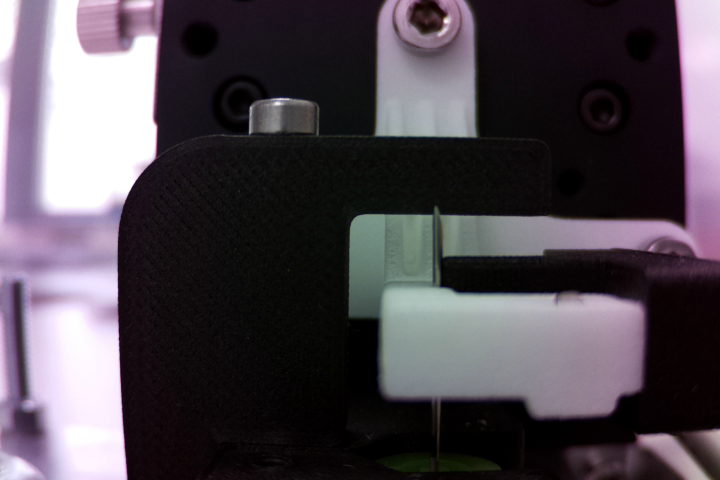
#> input picture test_camera/Image_screenshot_08.04.2020.png, 720 x 480 px
$ python test_draw_contour.py --image Image_screenshot_08.04.2020.png
#> lines starting #> are read from the running program, lines starting #| are printed output that depends on the picture; after the words box and inside, x2 and y2 are one past the last pixel; in counts of white or black regions, pixels touching at a corner belong together
# USAGE
# python test_draw_contour.py --image 'Image_screenshot_08.04.2020.png'

# import the necessary packages
import argparse
import imutils
import cv2

# construct the argument parse and parse the arguments
ap = argparse.ArgumentParser()
ap.add_argument("-i", "--image", required=True,
    help="path to the input image")
args = vars(ap.parse_args())

# load the image, convert it to grayscale, blur it slightly,
# and threshold it
image = cv2.imread(args["image"])
#> image is the input picture: shape (480, 720, 3); mean B, G, R 79.7, 71.9, 79.3
gray = cv2.cvtColor(image, cv2.COLOR_BGR2GRAY)
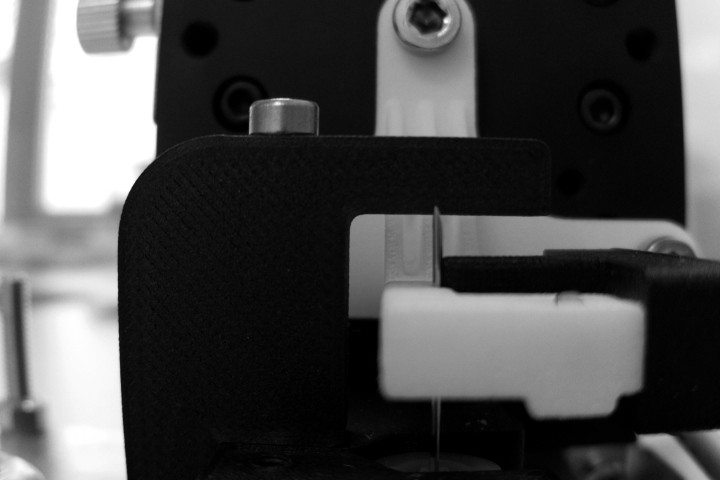
#> gray: shape (480, 720); min 0, max 255, mean 75.1
blurred = cv2.GaussianBlur(gray, (5, 5), 0)
thresh = cv2.threshold(blurred, 60, 255, cv2.THRESH_BINARY_INV)[1]
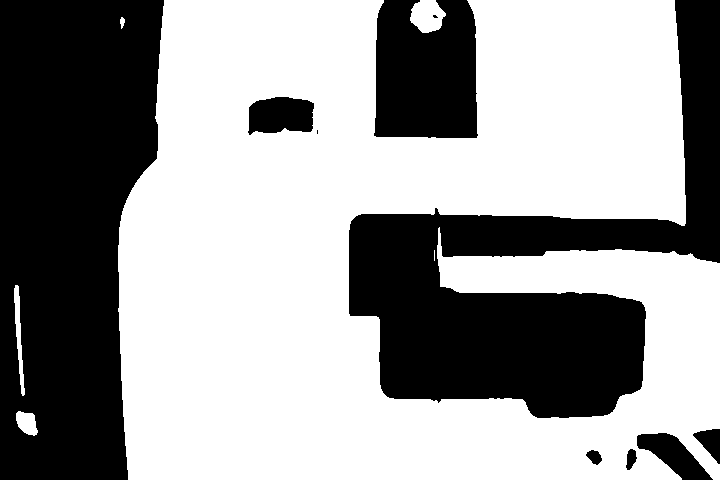
#> thresh: shape (480, 720); 60.4% white; 10 black regions (2 under 20 px), largest, box (x1, y1, x2, y2) and area: (0, 0, 164, 480) 64062, (349, 0, 720, 418) 55450, (374, 0, 478, 138) 12731

# find contours in the thresholded image
#cnts = cv2.findContours(thresh.copy(), cv2.RETR_EXTERNAL,
#    cv2.CHAIN_APPROX_SIMPLE)
#cnts = imutils.grab_contours(cnts)

# find contours in the edged image, keep only the largest
# ones, and initialize our screen contour
#> (the run stopped early here; a loop or call above may not have finished)
